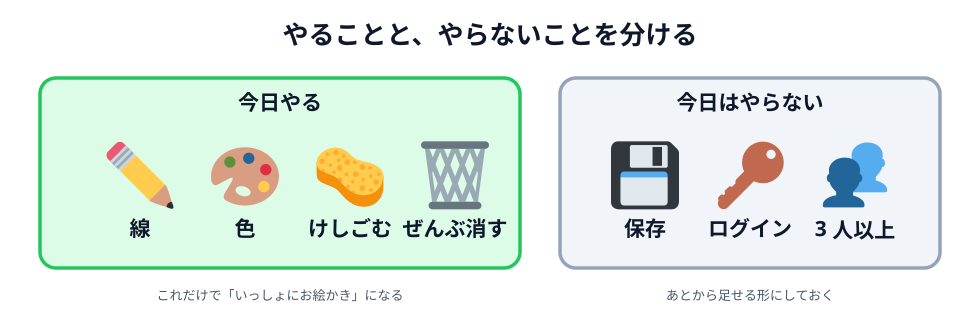

Reproduce this figure in Python.
# 08-do-and-dont.svg
# スキーマ: CONTAINER × 2（やることの箱と、やらないことの箱）
# 「やらない」を決めるのも設計のうち、と分かるようにする

import sys

sys.path.insert(0, "/Users/seekseep/.claude/skills/genfig")
from genfig import Canvas

c = Canvas(980, 330)
c.text(490, 44, "やることと、やらないことを分ける", scale="xl")

c.sticky(40, 78, 480, 190, color="green")
c.text(280, 110, "今日やる", scale="lg")
for cx, label, cp in [
    (140, "線", "270f"),  # ✏️
    (245, "色", "1f3a8"),  # 🎨
    (350, "けしごむ", "1f9fd"),  # 🧽
    (455, "ぜんぶ消す", "1f5d1"),  # 🗑️
]:
    c.node(cx, 190, label, emoji_cp=cp, w=96, h=76)

c.sticky(560, 78, 380, 190, color="gray")
c.text(750, 110, "今日はやらない", scale="lg")
for cx, label, cp in [
    (645, "保存", "1f4be"),  # 💾
    (750, "ログイン", "1f511"),  # 🔑
    (855, "3 人以上", "1f465"),  # 👥
]:
    c.node(cx, 190, label, emoji_cp=cp, w=96, h=76)

c.text(280, 300, "これだけで「いっしょにお絵かき」になる", scale="sm")
c.text(750, 300, "あとから足せる形にしておく", scale="sm")

c.save("08-do-and-dont.svg")
